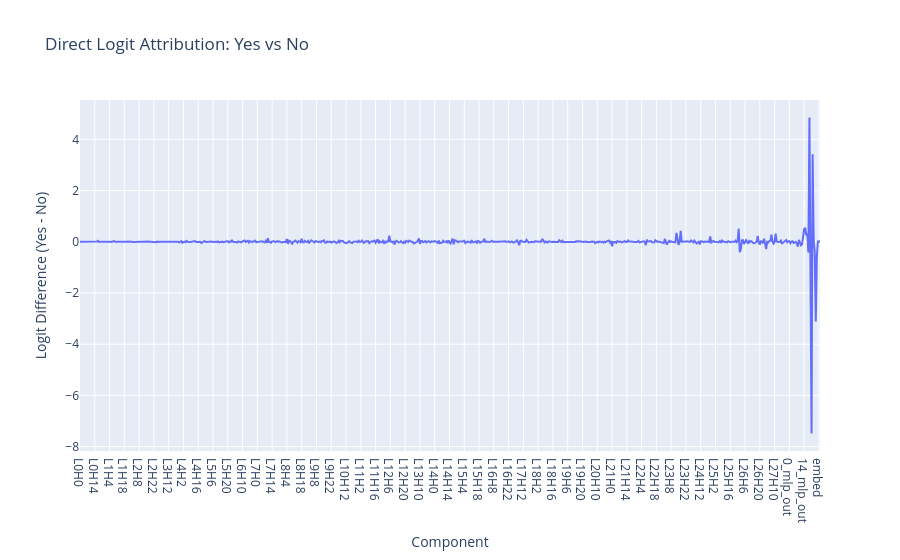
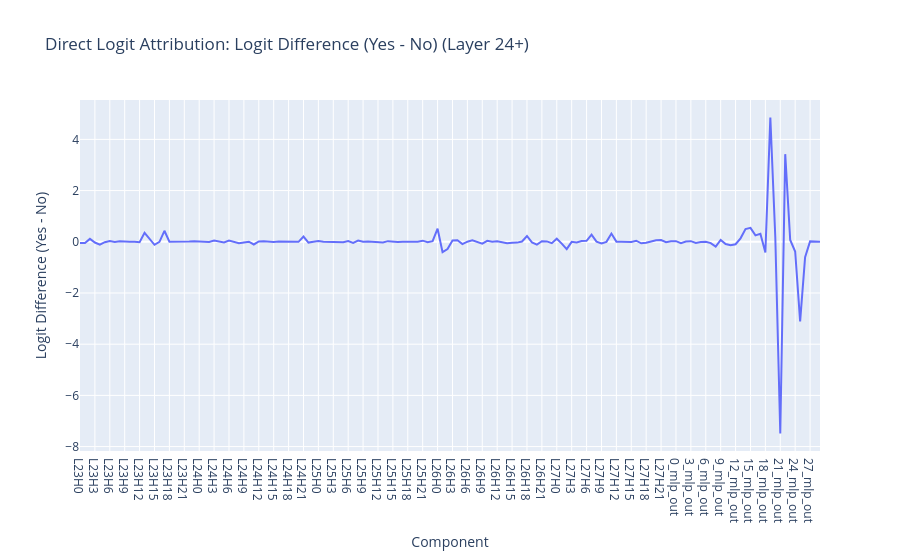

Notebook cell for these charts, in order:
### Code cell
tokens = model.to_tokens(prompt)


# Run model with cache
logits, cache = model.run_with_cache(tokens)

# Get Yes and No tokens
yes_token = model.to_single_token("Yes")
no_token = model.to_single_token("No")

# Get residual stream decomposition
decomposed_resid, labels = cache.get_full_resid_decomposition(
    expand_neurons=False, 
    pos_slice=-1,  # Last position
    return_labels=True
)

# Apply layer norm
decomposed_resid = cache.apply_ln_to_stack(decomposed_resid, pos_slice=-1)
print(f"Decomposed residual shape: {decomposed_resid.shape}")

# Get unembedding vectors for Yes and No
yes_unembed = model.W_U[:, yes_token]
no_unembed = model.W_U[:, no_token]

# Calculate logit difference (Yes - No)
logit_diff = yes_unembed - no_unembed

# Calculate direct logit attribution for each component
dla = einops.einsum(
    decomposed_resid, 
    logit_diff, 
    "component batch d_model, d_model -> component batch"
)

# Since we have only one prompt, we can squeeze the batch dimension
dla_single = dla[:, 0]  # Shape: [component]

# Plot the results
line(
    dla_single, 
    x=labels, 
    title="Direct Logit Attribution: Yes vs No", 
    xaxis="Component",
    yaxis="Logit Difference (Yes - No)"
)

# Since we have only one prompt, we can squeeze the batch dimension
dla_single = dla[:, 0]  # Shape: [component]

# Filter to only show layer 24 onwards
layer_24_start_idx = None
for i, label in enumerate(labels):
    if "L23" in label:
        layer_24_start_idx = i
        break

if layer_24_start_idx is not None:
    dla_filtered = dla_single[layer_24_start_idx:]
    labels_filtered = labels[layer_24_start_idx:]
    
    # Plot the results (layer 24 onwards only)
    line(
        dla_filtered, 
        x=labels_filtered, 
        title="Direct Logit Attribution: Logit Difference (Yes - No) (Layer 24+)", 
        xaxis="Component",
        yaxis="Logit Difference (Yes - No)"
    )
    
    print(f"Showing {len(dla_filtered)} components from layer 24 onwards")
else:
    # Fallback to show all if layer 24 not found
    line(
        dla_single, 
        x=labels, 
        title="Direct Logit Attribution: Yes vs No", 
        xaxis="Component",
        yaxis="Logit Difference (Yes - No)"
    )
    print("Layer 24 not found, showing all components")

# Optional: Show the actual logit values for Yes and No
final_logits = logits[0, -1, :]  # Last position, single batch
yes_logit = final_logits[yes_token].item()
no_logit = final_logits[no_token].item()
print(f"Final Yes logit: {yes_logit:.3f}")
print(f"Final No logit: {no_logit:.3f}")
print(f"Logit difference (Yes - No): {yes_logit - no_logit:.3f}")
print(f"Sum of DLA components: {dla_single.sum().item():.3f}")

# Optional: Show top contributing components from layer 24 onwards
if layer_24_start_idx is not None:
    top_k = 10
    top_indices = torch.topk(dla_filtered, k=min(top_k, len(dla_filtered))).indices
    print(f"\nTop {min(top_k, len(dla_filtered))} components favoring Yes (Layer 23+):")
    for i, idx in enumerate(top_indices):
        print(f"{i+1}. {labels_filtered[idx]}: {dla_filtered[idx].item():.3f}")

    bottom_indices = torch.topk(dla_filtered, k=min(top_k, len(dla_filtered)), largest=False).indices
    print(f"\nTop {min(top_k, len(dla_filtered))} components favoring No (Layer 23+):")
    for i, idx in enumerate(bottom_indices):
        print(f"{i+1}. {labels_filtered[idx]}: {dla_filtered[idx].item():.3f}")
else:
    top_k = 10
    top_indices = torch.topk(dla_single, k=top_k).indices
    print(f"\nTop {top_k} components favoring Yes:")
    for i, idx in enumerate(top_indices):
        print(f"{i+1}. {labels[idx]}: {dla_single[idx].item():.3f}")

    bottom_indices = torch.topk(dla_single, k=top_k, largest=False).indices
    print(f"\nTop {top_k} components favoring No:")
    for i, idx in enumerate(bottom_indices):
        print(f"{i+1}. {labels[idx]}: {dla_single[idx].item():.3f}")

### Figure 1 — Plotly figure (JSON) as saved in the notebook; plotly's stock layout.template omitted (floating-point values rounded to 4 significant figures; data arrays with more than 128 entries replaced by an {"elided": "..."} marker saying what was removed)
{"data": [{"hovertemplate": "Component=%{x}<br>Logit Difference (Yes - No)=%{y}<extra></extra>", "legendgroup": "", "line": {"color": "#636efa", "dash": "solid"}, "marker": {"symbol": "circle"}, "mode": "lines", "name": "", "orientation": "v", "showlegend": false, "type": "scatter", "x": {"elided": "702 str values"}, "xaxis": "x", "y": {"elided": "702 float values"}, "yaxis": "y"}], "layout": {"legend": {"tracegroupgap": 0}, "title": {"text": "Direct Logit Attribution: Yes vs No"}, "xaxis": {"anchor": "y", "domain": [0, 1], "title": {"text": "Component"}}, "yaxis": {"anchor": "x", "domain": [0, 1], "title": {"text": "Logit Difference (Yes - No)"}}}}

### Figure 2 — Plotly figure (JSON) as saved in the notebook; plotly's stock layout.template omitted (floating-point values rounded to 4 significant figures; data arrays with more than 128 entries replaced by an {"elided": "..."} marker saying what was removed)
{"data": [{"hovertemplate": "Component=%{x}<br>Logit Difference (Yes - No)=%{y}<extra></extra>", "legendgroup": "", "line": {"color": "#636efa", "dash": "solid"}, "marker": {"symbol": "circle"}, "mode": "lines", "name": "", "orientation": "v", "showlegend": false, "type": "scatter", "x": {"elided": "150 str values"}, "xaxis": "x", "y": {"elided": "150 float values"}, "yaxis": "y"}], "layout": {"legend": {"tracegroupgap": 0}, "title": {"text": "Direct Logit Attribution: Logit Difference (Yes - No) (Layer 24+)"}, "xaxis": {"anchor": "y", "domain": [0, 1], "title": {"text": "Component"}}, "yaxis": {"anchor": "x", "domain": [0, 1], "title": {"text": "Logit Difference (Yes - No)"}}}}
